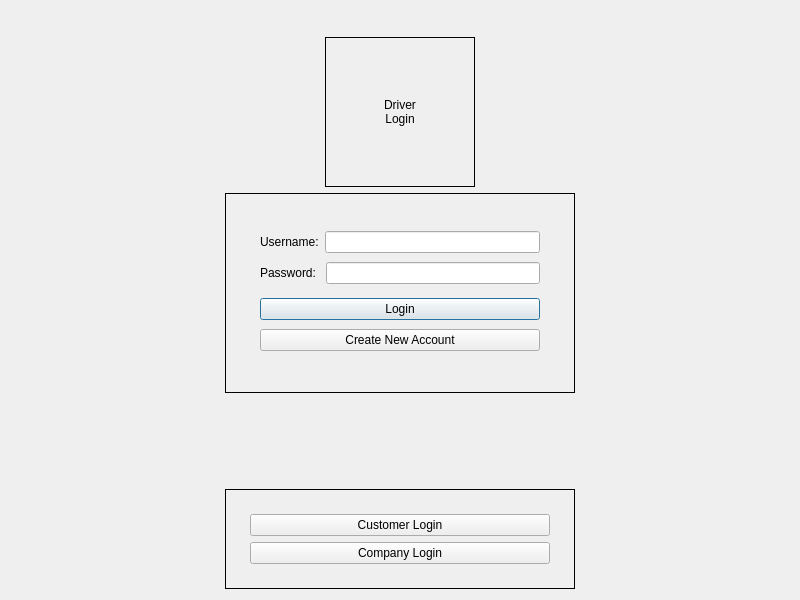
<?xml version="1.0" encoding="UTF-8"?>
<ui version="4.0">
 <class>driverlogin</class>
 <widget class="QDialog" name="driverlogin">
  <property name="geometry">
   <rect>
    <x>0</x>
    <y>0</y>
    <width>800</width>
    <height>600</height>
   </rect>
  </property>
  <property name="windowTitle">
   <string>Dialog</string>
  </property>
  <layout class="QVBoxLayout" name="verticalLayout_3">
   <item>
    <widget class="QMenuBar" name="menubar"/>
   </item>
   <item>
    <layout class="QVBoxLayout" name="verticalLayout">
     <item>
      <layout class="QHBoxLayout" name="horizontalLayout">
       <item>
        <spacer name="horizontalSpacer">
         <property name="orientation">
          <enum>Qt::Horizontal</enum>
         </property>
         <property name="sizeHint" stdset="0">
          <size>
           <width>40</width>
           <height>20</height>
          </size>
         </property>
        </spacer>
       </item>
      </layout>
     </item>
     <item>
      <layout class="QHBoxLayout" name="horizontalLayout_2">
       <property name="topMargin">
        <number>0</number>
       </property>
       <item>
        <widget class="QLabel" name="label">
         <property name="sizePolicy">
          <sizepolicy hsizetype="Fixed" vsizetype="Fixed">
           <horstretch>0</horstretch>
           <verstretch>0</verstretch>
          </sizepolicy>
         </property>
         <property name="minimumSize">
          <size>
           <width>150</width>
           <height>150</height>
          </size>
         </property>
         <property name="styleSheet">
          <string notr="true">border: 1px solid;</string>
         </property>
         <property name="text">
          <string>Driver
Login</string>
         </property>
         <property name="alignment">
          <set>Qt::AlignCenter</set>
         </property>
        </widget>
       </item>
      </layout>
     </item>
     <item>
      <layout class="QHBoxLayout" name="horizontalLayout_3">
       <property name="topMargin">
        <number>0</number>
       </property>
       <item>
        <widget class="QWidget" name="loginForm" native="true">
         <property name="sizePolicy">
          <sizepolicy hsizetype="Fixed" vsizetype="Fixed">
           <horstretch>0</horstretch>
           <verstretch>0</verstretch>
          </sizepolicy>
         </property>
         <property name="minimumSize">
          <size>
           <width>350</width>
           <height>200</height>
          </size>
         </property>
         <property name="styleSheet">
          <string notr="true">#loginForm{ border: 1px solid; }</string>
         </property>
         <layout class="QVBoxLayout" name="verticalLayout_2">
          <property name="leftMargin">
           <number>35</number>
          </property>
          <property name="topMargin">
           <number>35</number>
          </property>
          <property name="rightMargin">
           <number>35</number>
          </property>
          <property name="bottomMargin">
           <number>35</number>
          </property>
          <item>
           <layout class="QHBoxLayout" name="NameField">
            <item>
             <widget class="QLabel" name="label_3">
              <property name="text">
               <string>Username:</string>
              </property>
             </widget>
            </item>
            <item>
             <widget class="QLineEdit" name="userName"/>
            </item>
           </layout>
          </item>
          <item>
           <layout class="QHBoxLayout" name="passField">
            <item>
             <widget class="QLabel" name="label_2">
              <property name="text">
               <string>Password: </string>
              </property>
             </widget>
            </item>
            <item>
             <widget class="QLineEdit" name="Password"/>
            </item>
           </layout>
          </item>
          <item>
           <spacer name="verticalSpacer_2">
            <property name="orientation">
             <enum>Qt::Vertical</enum>
            </property>
            <property name="sizeType">
             <enum>QSizePolicy::Fixed</enum>
            </property>
            <property name="sizeHint" stdset="0">
             <size>
              <width>20</width>
              <height>5</height>
             </size>
            </property>
           </spacer>
          </item>
          <item>
           <widget class="QPushButton" name="loginButton">
            <property name="text">
             <string>Login</string>
            </property>
           </widget>
          </item>
          <item>
           <widget class="QPushButton" name="pushButton_3">
            <property name="text">
             <string>Create New Account</string>
            </property>
           </widget>
          </item>
         </layout>
        </widget>
       </item>
      </layout>
     </item>
     <item>
      <spacer name="verticalSpacer">
       <property name="orientation">
        <enum>Qt::Vertical</enum>
       </property>
       <property name="sizeHint" stdset="0">
        <size>
         <width>20</width>
         <height>40</height>
        </size>
       </property>
      </spacer>
     </item>
     <item>
      <layout class="QHBoxLayout" name="horizontalLayout_5">
       <property name="topMargin">
        <number>0</number>
       </property>
       <item>
        <widget class="QWidget" name="otherLogins" native="true">
         <property name="sizePolicy">
          <sizepolicy hsizetype="Fixed" vsizetype="Fixed">
           <horstretch>0</horstretch>
           <verstretch>0</verstretch>
          </sizepolicy>
         </property>
         <property name="minimumSize">
          <size>
           <width>350</width>
           <height>100</height>
          </size>
         </property>
         <property name="styleSheet">
          <string notr="true">#otherLogins{ border: 1px solid; }</string>
         </property>
         <layout class="QVBoxLayout" name="verticalLayout_4">
          <property name="leftMargin">
           <number>25</number>
          </property>
          <property name="topMargin">
           <number>25</number>
          </property>
          <property name="rightMargin">
           <number>25</number>
          </property>
          <property name="bottomMargin">
           <number>25</number>
          </property>
          <item>
           <layout class="QHBoxLayout" name="horizontalLayout_8">
            <item>
             <widget class="QPushButton" name="customerLoginButton">
              <property name="text">
               <string>Customer Login</string>
              </property>
             </widget>
            </item>
           </layout>
          </item>
          <item>
           <layout class="QHBoxLayout" name="horizontalLayout_6">
            <item>
             <widget class="QPushButton" name="CompanyLoginButton">
              <property name="text">
               <string>Company Login</string>
              </property>
             </widget>
            </item>
           </layout>
          </item>
         </layout>
        </widget>
       </item>
      </layout>
     </item>
    </layout>
   </item>
  </layout>
 </widget>
 <resources/>
 <connections/>
</ui>
